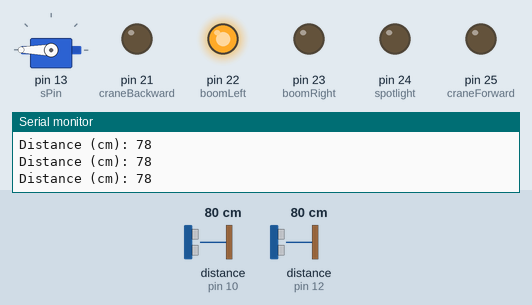
Simulated run of this sketch. Board: Arduino Mega 2560, built with avr-gcc and run on an emulated ATmega2560. Parts: servo, output pins drawn as LEDs (lit = HIGH), the last lines printed to the serial monitor. Wiring (inferred from the names in the program): ultrasonic range finder: trigger pin 11; echo pin 12. Inputs (shaded band) come from the test bench; at power-on: distance to the obstacle (sensors on pin 12, pin 10) 80 cm. The echo pulse lasts 58.3 µs per cm; pins used as bus, display or sensor lines are not drawn.

Above: at 11.2 s.
11.3 s: distance to the obstacle (sensor on pin 12) set to 19 cm
14.3 s: distance to the obstacle (sensor on pin 12) set to 15 cm
At 15.3 s:
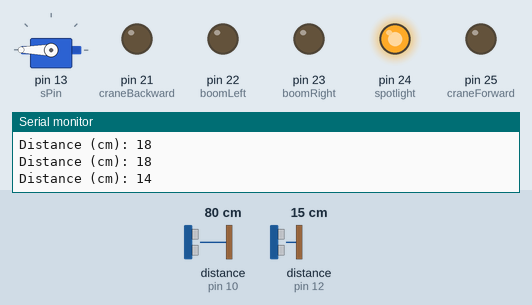
15.8 s: distance to the obstacle (sensor on pin 12) set to 18 cm
At 18.5 s:
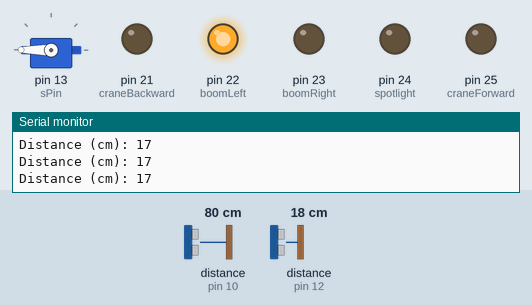
18.8 s: distance to the obstacle (sensor on pin 12) set to 9 cm
At 22.8 s:
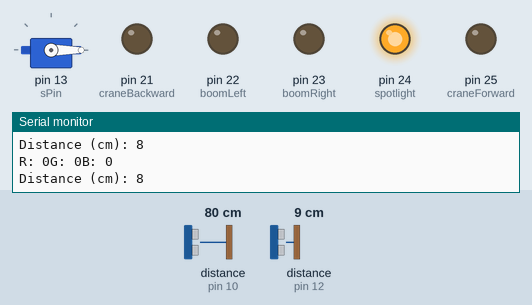
Timing chart, 0 to 23.6 s (numbered marks = the images above; inputs shaded):
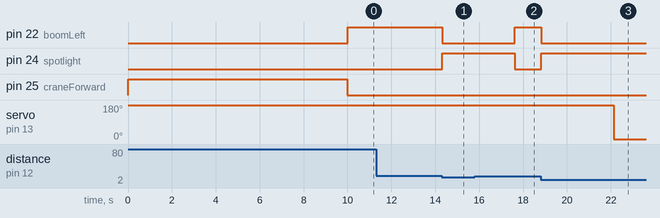

The sketch:

GE_torenkraan.ino
```cpp
#include <Servo.h>

// Define pins
#define dsEcho 12
#define dsTrigger 11
#define cS0 6
#define cS1 7
#define cS2 8
#define cS3 9
#define cOut 10
#define sPin 13
#define spotlight 24
#define boomLeft 22
#define boomRight 23
#define craneForward 25
#define craneBackward 21

Servo servo;

int timer = 0;
int timerMax = 800;

bool scanning = false;
int d = 0;

void setup() {
  // Distance Sensor
  pinMode(dsTrigger, OUTPUT);
  pinMode(dsEcho, INPUT);

  // Color Sensor
  pinMode(cS0, OUTPUT);
  pinMode(cS1, OUTPUT);
  pinMode(cS2, OUTPUT);
  pinMode(cS3, OUTPUT);
  pinMode(cOut, INPUT);
  pinMode(spotlight, OUTPUT);

  // Frequency Scaling 20%
  digitalWrite(cS0,HIGH);
  digitalWrite(cS1,LOW);

  // Crane Movement
  pinMode(craneForward, OUTPUT);
  pinMode(craneBackward, OUTPUT);
  pinMode(boomLeft, OUTPUT);
  pinMode(boomRight, OUTPUT);

  // Servo
  servo.attach(sPin);
  servoReturn();

  Serial.begin(9600);

  returnCrane();
}

void loop() {
  //Serial.print("Timer Left: ");
  //Serial.println(timerMax - timer);

  d = getDistance();

  if (d <= 15 && d > 4) {
    stopBoomMovement();
    spotlightOn();

    if (!isForbidden()) {
      servoExtend();
    } else {
      servoReturn();
    }
  } else {
    spotlightOff();
    servoReturn();
    startBoomMovement();
    timer++;
  }

  /**
   * Move Crane One Step
   */
  if (timer > timerMax) {
    stopBoomMovement();
    timer = 0;
    startCraneMovement();
    delay(1000);
    stopCraneMovement();
  }
}
```

colorSensor.ino
```cpp
#define SCAN_COLOR_DELAY 100

int r, g, b = 0;

/**
 * Check if Scanned Color is Forbidden
 */
bool isForbidden() {
  scanColors();
  Serial.print("R: ");
  Serial.print(r);
  Serial.print("G: ");
  Serial.print(g);
  Serial.print("B: ");
  Serial.println(b);

  if (r > 300 && g > 1000 && b > 800) {
    Serial.println("Forbidden color detected!");
    return true;
  }

  return false;
}

/**
 * Scan All Colors with Delay
 */
bool scanColors() {
  r = scanR();
  delay(SCAN_COLOR_DELAY);
  g = scanG();
  delay(SCAN_COLOR_DELAY);
  b = scanB();
  delay(SCAN_COLOR_DELAY);

  return true;
}

/**
 * Scan Red Color Frequency
 */
int scanR() {
  digitalWrite(cS2, LOW);
  digitalWrite(cS3, LOW);

  return pulseIn(cOut, LOW);
}

/**
 * Scan Green Color Frequency
 */
int scanG() {
  digitalWrite(cS2, HIGH);
  digitalWrite(cS3, HIGH);

  return pulseIn(cOut, LOW);
}

/**
 * Scan Blue Color Frequency
 */
int scanB() {
  digitalWrite(cS2, LOW);
  digitalWrite(cS3, HIGH);

  return pulseIn(cOut, LOW);
}
```

distanceSensor.ino
```cpp
long duration;
long OnTime = 10;
long OffTime = 2;
int distance;

int getDistance() {
  digitalWrite(dsTrigger, LOW);
  delayMicroseconds(2);
  digitalWrite(dsTrigger, HIGH);
  delayMicroseconds(10);
  digitalWrite(dsTrigger, LOW);

  duration = pulseIn(dsEcho, HIGH);
  distance = duration * 0.034 / 2;

  Serial.print("Distance (cm): ");
  Serial.println(distance);

  return distance;
}
```

movement.ino
```cpp
/**
 * Start Rotational Movement
 */
bool startBoomMovement() {
  digitalWrite(boomLeft,  HIGH);

  return true;
}

/**
 * Stop Rotational Movement
 */
bool stopBoomMovement() {
  digitalWrite(boomLeft,  LOW);

  return true;
}

/**
 * Return Crane to Starting Position
 */
bool returnCrane() {
  digitalWrite(craneBackward, LOW);
  digitalWrite(craneForward, HIGH);
  delay(10000);
  digitalWrite(craneForward, LOW);

  return true;
}

/**
 * Start Horizontal Movement
 */
bool startCraneMovement() {
  digitalWrite(craneBackward, HIGH);

  return true;
}

/**
 * Stop Horizontal Movement
 */
bool stopCraneMovement() {
  digitalWrite(craneBackward, LOW);

  return true;
}
```

servo.ino
```cpp
/**
 * Extend Servo to Pop Balloon
 */
bool servoExtend() {
  servo.write(0);

  return true;
}

/**
 * Return Servo to Safe State
 */
bool servoReturn() {
  servo.write(180);

  return true;
}
```

spotlight.ino
```cpp
/**
 * Turn Spotlight On
 */
bool spotlightOn() {
  digitalWrite(spotlight, HIGH);

  return true;
}

/**
 * Turn Spotlight Off
 */
bool spotlightOff() {
  digitalWrite(spotlight, LOW);

  return true;
}
```

Measured:
- the behaviour switches between 17 and 16 cm on distance to the obstacle (sensor on pin 12) (found by bisection; images 0 and 1)
- after the input at 14.3 s, pin 22 (boomLeft): HIGH → LOW at once; pin 24 (spotlight): LOW → HIGH at once
- after the input at 15.8 s, pin 22 (boomLeft): LOW → HIGH after 1.8 s; pin 24 (spotlight): HIGH → LOW after 1.8 s; servo on pin 13 (sPin): stays 180° (without the input it goes to 0° after 1.8 s)
- after the input at 18.8 s, pin 22 (boomLeft): HIGH → LOW at once; pin 24 (spotlight): LOW → HIGH at once; servo on pin 13 (sPin): 180° → 0° after 3.3 s
